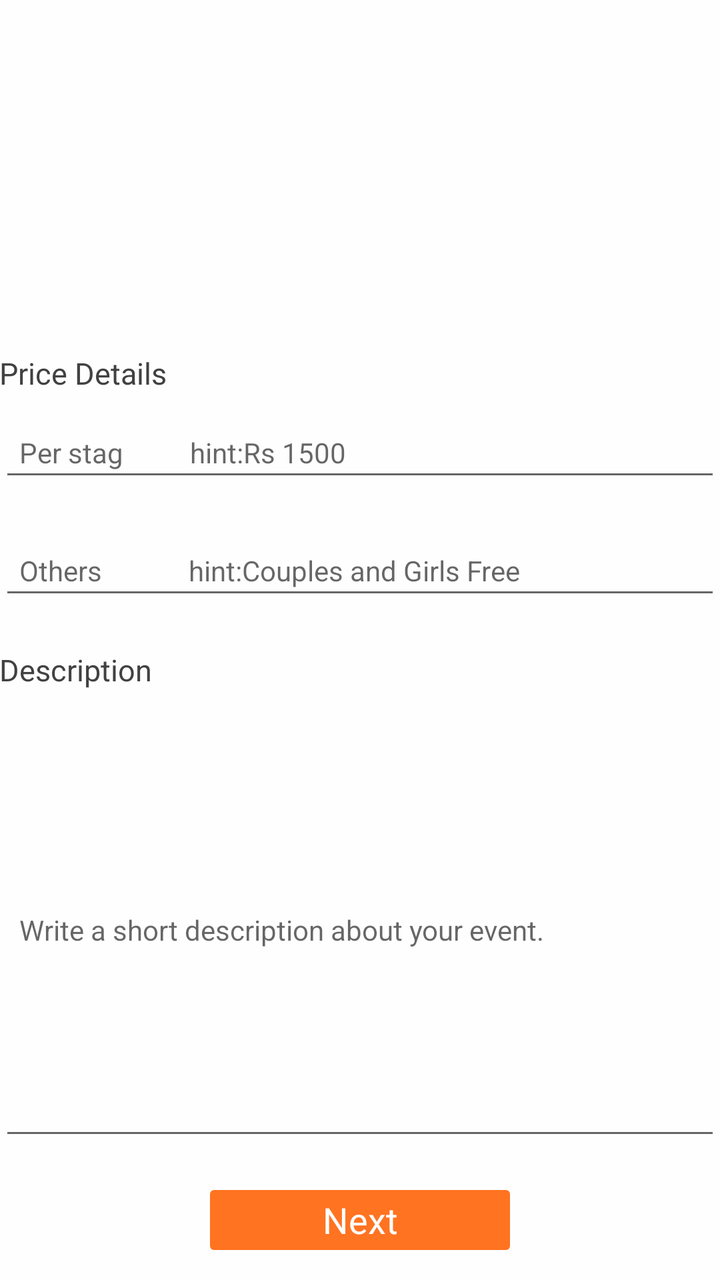
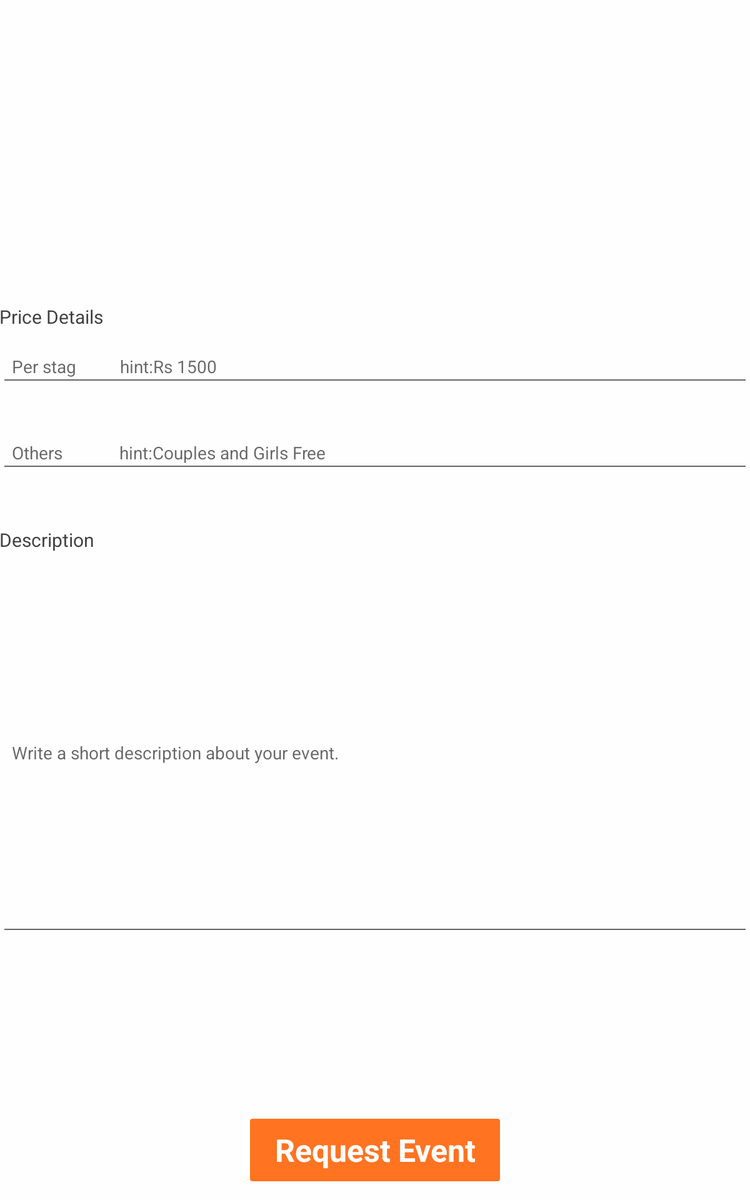

An Android layout and its configuration variant, each rendered on a device that would load it. The default file and the variant file are quoted in full after the pictures.
<!-- AndroidManifest.xml: application theme AppTheme -->
<!-- res/layout/fragment_request_four.xml -->
<RelativeLayout xmlns:android="http://schemas.android.com/apk/res/android"
    xmlns:app="http://schemas.android.com/apk/res-auto"
    android:background="@color/white"
    android:paddingLeft="@dimen/activity_horizontal_margin"
    android:paddingRight="@dimen/activity_horizontal_margin"
    android:paddingTop="@dimen/activity_vertical_margin"
    xmlns:tools="http://schemas.android.com/tools"
    android:layout_width="match_parent"
    android:layout_height="match_parent"
    tools:context="com.sixmo.fragments.RequestFourFragment">
    <LinearLayout
        android:layout_width="match_parent"
        android:layout_height="wrap_content"
        android:orientation="vertical"
        android:gravity="center"
        android:layout_above="@+id/requestEvent"
        android:layout_alignParentLeft="true"
        android:layout_alignParentStart="true">
        <TextView
        android:layout_width="match_parent"
        android:layout_height="wrap_content"
        android:text="Price Details"
        android:layout_marginTop="35dp"
        android:id="@+id/pricedetailsview"
        android:textSize="15dp"
        android:textColor="@color/gray"
        android:layout_alignParentTop="true"
        android:layout_alignParentLeft="true"
        android:layout_alignParentStart="true" />

                <EditText
                    android:layout_width="match_parent"
                    android:layout_height="wrap_content"
                    android:id="@+id/perStag"
                    android:hint="Per stag          hint:Rs 1500"
                    android:padding="10dp"
                    android:textSize="14dp"
                    android:layout_marginTop="10dp" />

                <EditText
                    android:layout_width="match_parent"
                    android:layout_height="wrap_content"
                    android:id="@+id/othersPrice"
                    android:hint="Others             hint:Couples and Girls Free"
                    android:padding="10dp"
                    android:layout_marginTop="20dp"
                    android:textSize="14dp" />
        <TextView
            android:layout_width="match_parent"
            android:layout_height="wrap_content"
            android:text="Description"
            android:id="@+id/textView9"
            android:textSize="15dp"
            android:textColor="@color/gray"
            android:layout_below="@+id/cv"
            android:layout_alignParentLeft="true"
            android:layout_alignParentStart="true"
            android:layout_marginTop="20dp" />

        <EditText
            android:layout_width="match_parent"
            android:layout_height="220dp"
            android:inputType="textMultiLine"
            android:id="@+id/name"
            android:textSize="14dp"
            android:hint="@string/event_description_hint"
            android:padding="10dp"
            android:layout_below="@+id/textView9"
            android:layout_alignParentLeft="true"
            android:layout_alignParentStart="true"
            android:layout_marginTop="10dp" />
    </LinearLayout>



    <TextView
        android:layout_width="150dp"
        android:layout_height="30dp"
        android:layout_marginBottom="15dp"
        android:gravity="center"
        android:textColor="@color/white"
        android:background="@drawable/button_background"
        android:textAppearance="?android:attr/textAppearanceMedium"
        android:text="@string/next"
        android:id="@+id/requestEvent"
        android:layout_alignParentBottom="true"
        android:layout_centerHorizontal="true"
        android:layout_marginTop="20dp" />

</RelativeLayout>
<!-- resources referenced by this layout -->
<resources>
  <color name="gray">#414141</color>
  <color name="white">#fefefe</color>
  <!-- drawable button_background (drawable) -->
  <ripple xmlns:android="http://schemas.android.com/apk/res/android"
      android:color="#fff">
      <item>
          <shape xmlns:android="http://schemas.android.com/apk/res/android">
              <corners android:radius="2dp" />
              <solid android:color="@color/colorPrimary" />
          </shape>
      </item>
  </ripple>
  <string name="event_description_hint">Write a short description about your event.</string>
  <string name="next">Next</string>
  <style name="AppTheme" parent="Theme.AppCompat.Light.DarkActionBar">
          
          <item name="colorPrimary">@color/colorPrimary</item>
          <item name="colorPrimaryDark">@color/colorPrimaryDark</item>
          <item name="colorAccent">@color/colorAccent</item>
      </style>
  <color name="colorPrimary">#ff7321</color>
  <color name="colorPrimaryDark">#de5200</color>
  <color name="colorAccent">#ff5e00</color>
</resources>
<!-- res/layout-large/fragment_request_four.xml (the author's variant of the layout above) -->
<!-- drawn on a 7-inch tablet held upright -->
<RelativeLayout xmlns:android="http://schemas.android.com/apk/res/android"
    xmlns:app="http://schemas.android.com/apk/res-auto"
    android:background="@color/white"
    android:paddingLeft="@dimen/activity_horizontal_margin"
    android:paddingRight="@dimen/activity_horizontal_margin"
    android:paddingTop="@dimen/activity_vertical_margin"
    xmlns:tools="http://schemas.android.com/tools"
    android:layout_width="match_parent"
    android:layout_height="match_parent"
    tools:context="com.sixmo.fragments.RequestFourFragment">
    <LinearLayout
        android:layout_width="match_parent"
        android:layout_height="wrap_content"
        android:orientation="vertical"
        android:layout_centerVertical="true"
        android:layout_alignParentLeft="true"
        android:layout_alignParentStart="true">
        <TextView
            android:layout_width="match_parent"
            android:layout_height="wrap_content"
            android:text="Price Details"
            android:layout_marginTop="35dp"
            android:id="@+id/pricedetailsview"
            android:textSize="15dp"
            android:textColor="@color/gray"
            android:layout_alignParentTop="true"
            android:layout_alignParentLeft="true"
            android:layout_alignParentStart="true" />

        <EditText
            android:layout_width="match_parent"
            android:layout_height="wrap_content"
            android:id="@+id/perStag"
            android:hint="Per stag          hint:Rs 1500"
            android:padding="10dp"
            android:textSize="14dp"
            android:layout_marginTop="10dp" />

        <EditText
            android:layout_width="match_parent"
            android:layout_height="wrap_content"
            android:id="@+id/othersPrice"
            android:hint="Others             hint:Couples and Girls Free"
            android:padding="10dp"
            android:layout_marginTop="30dp"
            android:textSize="14dp" />
        <TextView
            android:layout_width="match_parent"
            android:layout_height="wrap_content"
            android:text="Description"
            android:id="@+id/textView9"
            android:textSize="15dp"
            android:textColor="@color/gray"
            android:layout_below="@+id/cv"
            android:layout_alignParentLeft="true"
            android:layout_alignParentStart="true"
            android:layout_marginTop="40dp" />

        <EditText
            android:layout_width="match_parent"
            android:layout_height="300dp"
            android:inputType="textMultiLine"
            android:id="@+id/name"
            android:textSize="14dp"
            android:scrollbars="vertical"
            android:hint="@string/event_description_hint"
            android:padding="10dp"
            android:layout_below="@+id/textView9"
            android:layout_alignParentLeft="true"
            android:layout_alignParentStart="true"
            android:layout_marginTop="10dp" />
    </LinearLayout>



    <TextView
        android:layout_width="200dp"
        android:layout_height="50dp"
        android:layout_marginBottom="15dp"
        android:textColor="@color/white"
        android:textStyle="bold"
        android:gravity="center"
        android:textAppearance="?android:attr/textAppearanceMedium"
        android:text="Request Event"
        android:background="@drawable/button_background"
        android:id="@+id/requestEvent"
        android:layout_alignParentBottom="true"
        android:layout_centerHorizontal="true"
        android:layout_marginTop="20dp"
        android:textSize="25dp" />




</RelativeLayout>
<!-- resources referenced by the variant -->
<!-- as a 7-inch tablet held upright resolves them -->
<resources>
  <color name="gray">#414141</color>
  <color name="white">#fefefe</color>
  <!-- drawable button_background (drawable) -->
  <ripple xmlns:android="http://schemas.android.com/apk/res/android"
      android:color="#fff">
      <item>
          <shape xmlns:android="http://schemas.android.com/apk/res/android">
              <corners android:radius="2dp" />
              <solid android:color="@color/colorPrimary" />
          </shape>
      </item>
  </ripple>
  <string name="event_description_hint">Write a short description about your event.</string>
  <style name="AppTheme" parent="Theme.AppCompat.Light.DarkActionBar">
          
          <item name="colorPrimary">@color/colorPrimary</item>
          <item name="colorPrimaryDark">@color/colorPrimaryDark</item>
          <item name="colorAccent">@color/colorAccent</item>
      </style>
  <color name="colorPrimary">#ff7321</color>
  <color name="colorPrimaryDark">#de5200</color>
  <color name="colorAccent">#ff5e00</color>
</resources>
